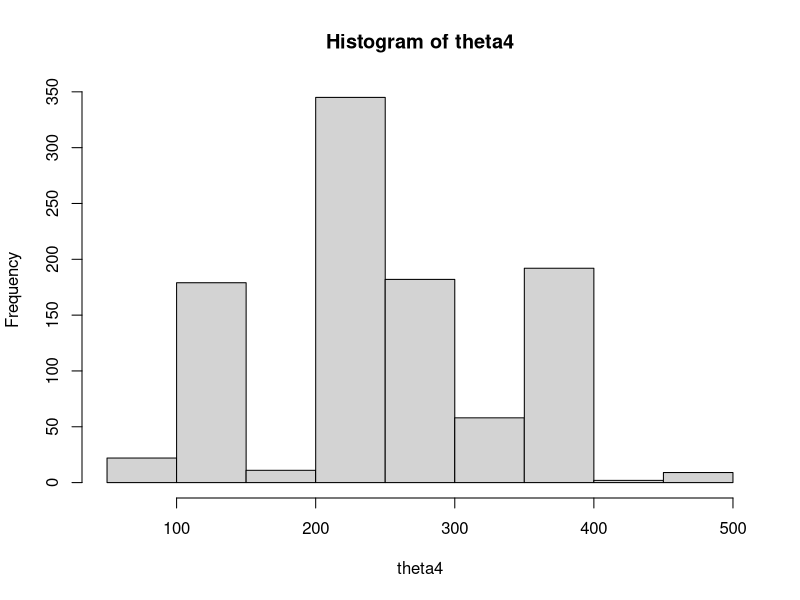
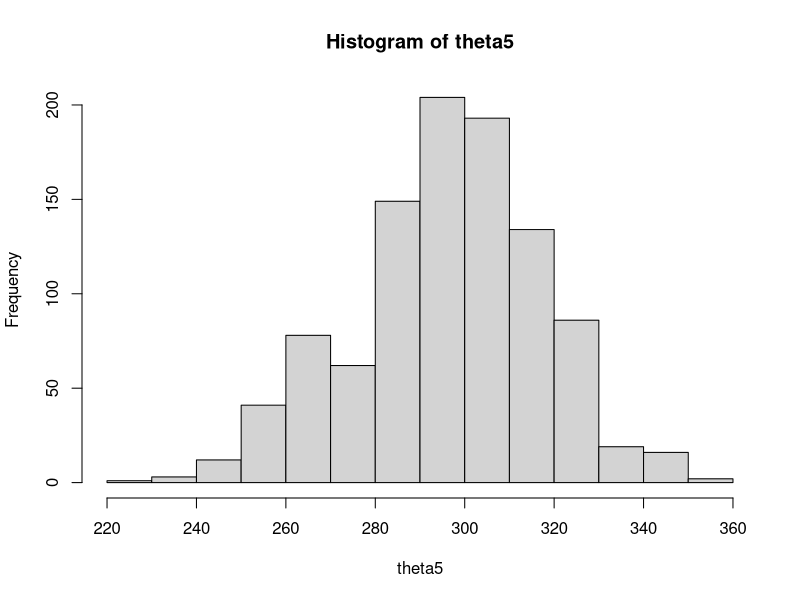
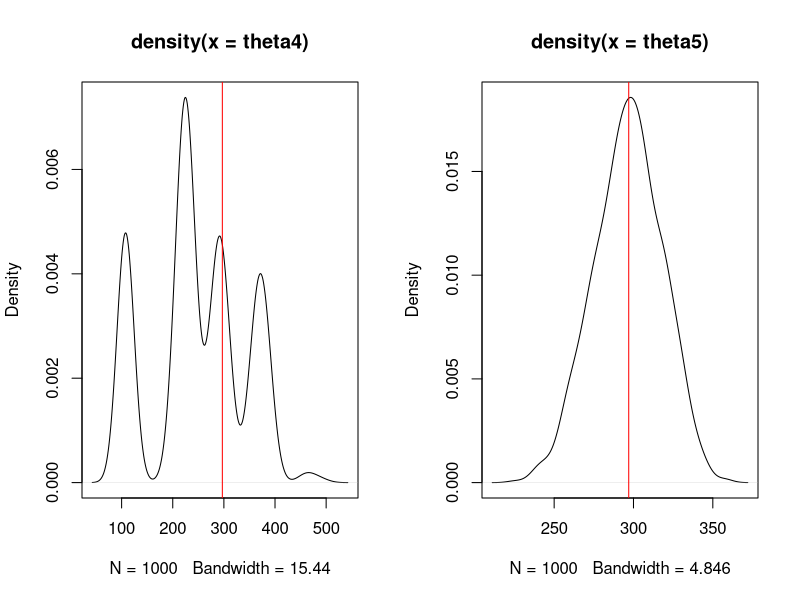
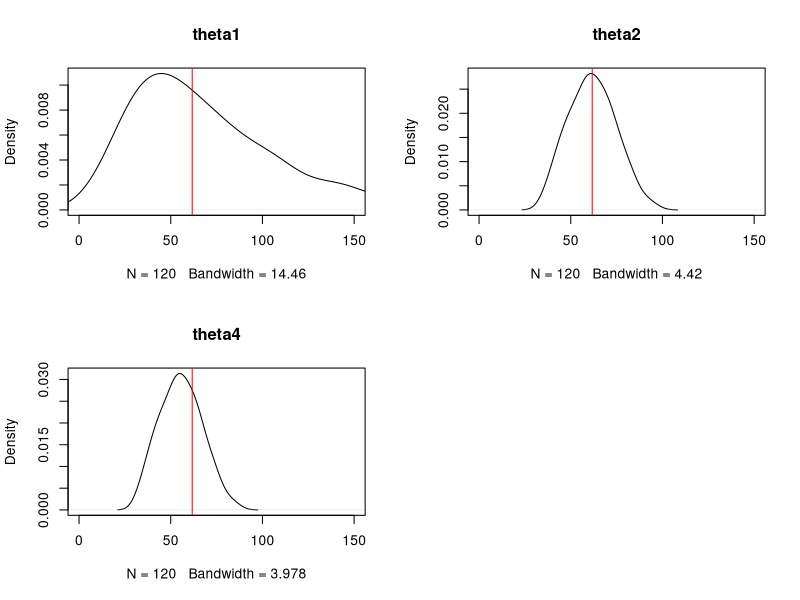
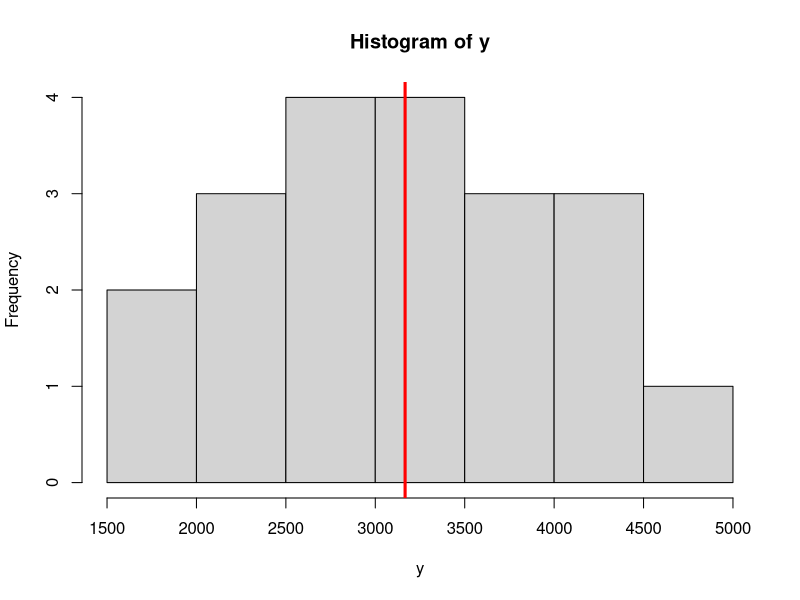
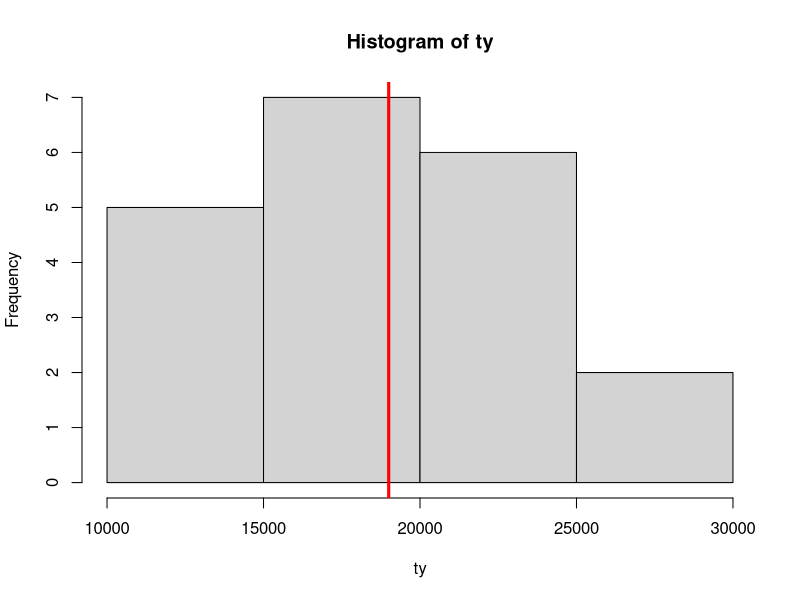
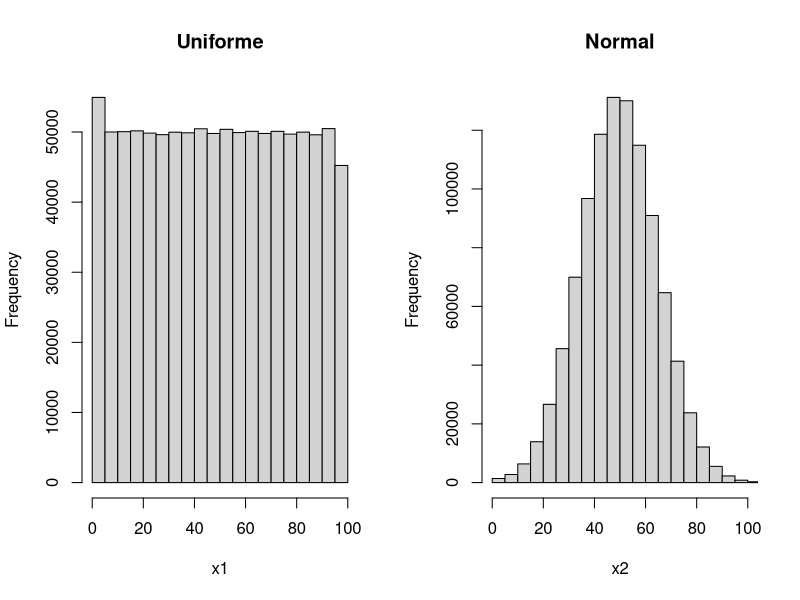
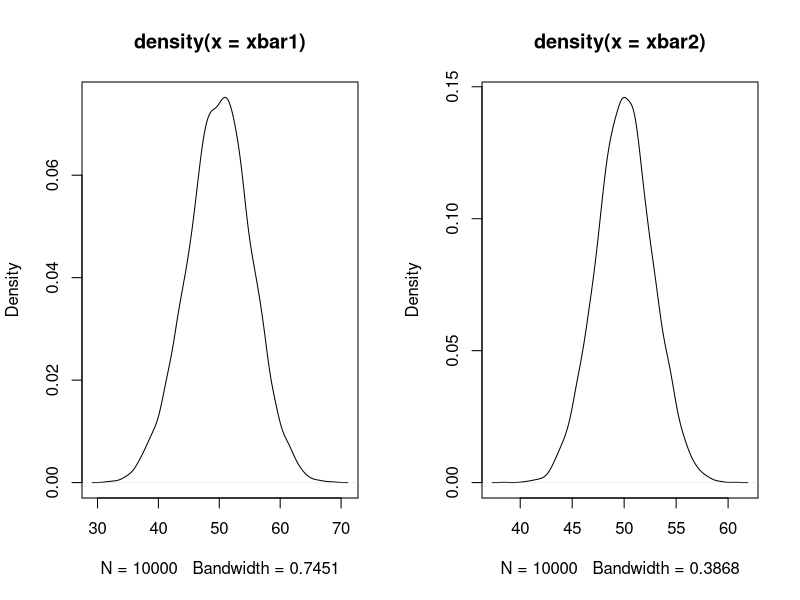

Here is the R script that generated these plots, in order:
## ---- chunk 1
N<-6;n<-3
choose(N,n)
U<-c("a","b","c","d","e","f")
combn(U,n)
N^n
## ---- chunk 2
x<-c(8, 9, 6, 8, 8, 7, 6, 2, 7, 7, 7, 6, 7, 8, 8, 5, 7, 7, 5, 8, 4, 6, 8, 8, 8, 7, 7, 6, 4, 8, 8, 6, 8, 4, 10, 7, 6, 7, 6, 8, 5, 6, 8, 6)
set.seed(999)
s<-sample(x,8)
set.seed(9999)
s2<-sample(x,8)
## ---- chunk 3
sample(x,8)
tt4<-function(y){
  yy<-min(y)*sum(y)+(sum(y)/(max(y)-min(y)))
  return(yy)
}
tt5<-function(y){
  yy<-mean(y)*44  
  return(yy)
}
k<-1000
theta4<-NULL
theta5<-NULL
for(i in 1:k){
  ss<-sample(x,8)
  print(ss)
  theta4[i]<-tt4(ss)
  theta5[i]<-tt5(ss)  
}
hist(theta4)
hist(theta5)

par(mfrow=c(1,2))
plot(density(theta4))
abline(v=297,col="red")
plot(density(theta5))
abline(v=297,col="red")
dev.off()
## ---- chunk 4
N<-10
y<-c(5.2,6,8,10,3,4,7,4,4,10.5)
ty<-sum(y)#parámetro
## ---- chunk 5
n<-3
choose(10,3)#muestra posibles
set.seed(1439)#semilla
ys<-sample(y,n)
ys
## ---- chunk 6
s<-combn(y,n)#muestras posibles
#theta1
et1<-apply(s,2,prod)/n
#theta2
et2<-N*apply(s, 2,mean)
#theta4
et4<-n*apply(s, 2,sum)

par(mfrow=c(2,2))
plot(density(et1),"theta1",xlim=c(0,150))
abline(v=ty,col="red")

plot(density(et2),"theta2",xlim=c(0,150))
abline(v=ty,col="red")

plot(density(et4),"theta4",xlim=c(0,150))
abline(v=ty,col="red")

dev.off()
e1<-sum(et1*(1/120))
e2<-sum(et2*(1/120))
e4<-sum(et4*(1/120))

sum(((et1-e1)^2)*(1/120))
sum(((et2-e2)^2)*(1/120))
sum(((et4-e4)^2)*(1/120))
## ---- chunk 7
Y<-c(2000,3000,3500,0,6000,4500)
s<-combn(Y,3)
s
## ---- chunk 8
y<-apply(s,2,sum)/3 #Distribución muestral para el estimador de la media
hist(y)
abline(v=mean(Y),col="red",lwd=3)
# calcular la esperanza y la varianza
uy<-sum(y*(1/20)) # esperanza del estimador de la media
sum((y-uy)^2*(1/20)) # varianza de la media muestral
## ---- chunk 9
ty<-apply(s,2,sum)*(6/3) #Distribución muestral para el estimador del total
hist(ty)
abline(v=sum(Y),col="red",lwd=3)
pty<-sum(ty*(1/20)) # esperanza
sum((ty-pty)^2*(1/20)) # varianza de la media muestral
## ---- chunk 10
N<-10000
set.seed(1234)
edad<-round(runif(N,15,55),0)
head(edad)
n<-100
100/10000
format(choose(N,n),scientific = F)
#parámetros
ux<-mean(edad)
ux
#Vamos a simular algunas de las muestras posibles
k<-100000
xbar<-NULL
for(i in 1:k){
  xbar[i]<-mean(sample(edad,n))  
}
mean(xbar)#E[xbar]=ux
#varianza teórica
sigma2x<-sum((edad-mean(edad))^2)/N
var_xbar<-sigma2x/n
var_xbar
#con la simulación E[X^2]-E[X]^2
mean(xbar^2)-mean(xbar)^2
## ---- chunk 11
N<-1000000
set.seed(999)
x1<-round(runif(N,0,100),0)
set.seed(999)
x2<-round(abs(rnorm(N,50,15)),0)
par(mfrow=c(1,2))
hist(x1,xlim=c(0,100),main="Uniforme")
hist(x2,xlim=c(0,100),main="Normal")
dev.off()
# Veamos sus parámetros
mean(x1)#media poblacional
mean(x2)#media poblacional
var(x1)
var(x2)
#### Teorema del limite central
#n=30 ,100, 500
n<-30
format(choose(N,n),scientific = F)
k<-10000
(k/choose(N,n))*100
#simular 10000 muestras distintas de tamaño n y calcular su media.
xbar1<-NULL
xbar2<-NULL
for(i in 1:k){
  s1<-sample(x1,n)
  s2<-sample(x2,n)
  xbar1[i]<-mean(s1)
  xbar2[i]<-mean(s2)
}
#teorema 1
abs(mean(x1)-mean(xbar1))#esperanza

sigma2_x1<-sum((x1-mean(x1))^2)/N # parámetros sigma2_x1
sigma2_x2<-sum((x2-mean(x2))^2)/N # parámetros sigma2_x2

abs(sum((xbar1^2)*(1/k))-mean(xbar1)^2-sigma2_x1/n)

abs(sum((xbar2^2)*(1/k))-mean(xbar2)^2-sigma2_x2/n)
#teorema del limite central
par(mfrow=c(1,2))
plot(density(xbar1))
plot(density(xbar2))
dev.off()

curve(dnorm(x,mean(x1),sqrt(sigma2_x1/n)),xlim = c(30,70),main="Uniforme")
points(density(xbar1),col="blue",type = "l",lwd=2)

curve(dnorm(x,mean(x2),sqrt(sigma2_x2/n)),xlim = c(30,70),main="Normal")
points(density(xbar2),col="blue",type = "l",lwd=2)
## ---- chunk 12
#
pnorm((5-9.5)/sqrt(4/c(20,40,100)))
curve(dnorm(x,9.5,0.45),xlim = c(7,12),ylim=c(0,2.5))
curve(dnorm(x,9.5,0.32),xlim = c(7,12),add = T, col="red")
curve(dnorm(x,9.5,0.06),xlim = c(7,12),add = T, col="blue")
## ---- chunk 13
1-pnorm((1-0.8)/sqrt(2*1.9/35))
## ---- chunk 14
N<-100000
x<-round(runif(N,18,60))
a<-(x>30)*1
mean(a)#P_A
n<-100
r<-10000
pa<-NULL
for(i in 1:r){
s<-sample(a,n)
pa[i]<-mean(s)
}
PA<-mean(a)
plot(density(pa),col="blue",lwd=1.5)
points(density(rnorm(10^6,PA,sqrt(PA*(1-PA)/n))),col="red",type="l",lwd=2)
## ---- chunk 15
#Supongamos que tenemos una población de 10000 personas y se sacan muestras de tamaño 20. Simular el comportamiento de la distribución muestral de la varianza. 
x<-round(runif(10000,10,70))
svar<-NULL
k<-10000
for(i in 1:k){
  aux<-sample(x,20)
  svar[i]<-var(aux)  
}
plot(density(svar))
abline(v=var(x)*(9999/10000),col="red")
abline(v=var(x)*(9999/10000)+c(-1,1)*sd(svar),col="red",lty=2)
abline(v=var(x)*(9999/10000)+c(-1,1)*2*sd(svar),col="red",lty=3)
## ---- chunk 16
curve(dchisq(x,100),xlim=c(0,200))
## ---- chunk 17
curve(dchisq(x,1),xlim=c(0,60),ylim=c(0,0.4))
curve(dchisq(x,2),col=2,add=T)
for(v in 2:50){
curve(dchisq(x,v),add=T,col=v)
}
curve(dchisq(x,10),xlim=c(0,60),main="v=10")
abline(v=10)
curve(dchisq(x,100),xlim=c(0,300),main="v=100")
abline(v=100)
curve(dchisq(x,500),xlim=c(200,800),main="v=500")
abline(v=500)
## ---- chunk 18
v<-500
vx2<-2*v
curve(dchisq(x,v),xlim=v+c(-3,3)*sqrt(vx2),main=paste0("v=",v))
curve(dnorm(x,v,sqrt(vx2)),col="red",add=T)
## ---- chunk 19
curve(dchisq(x,35),xlim=c(0,100),main="v=35")
abline(v=c(30,40))
pchisq(40,35)-pchisq(30,35)
1-pchisq(35,35)
pchisq(32,35)
## ---- chunk 20
pchisq(32.625,29)-pchisq(21.75,29)
## ---- chunk 21
pchisq(69.14,44)-pchisq(47.14,44)
pchisq(22*44/14,44)-pchisq(15*44/14,44)# más exacto
## ---- chunk 22
#ejemplo para usar R para calcular probabilidades de la Chi2
pchisq(4,10) # F(t)=P(X<t): F(4)
## ---- chunk 23
curve(dt(x,2),xlim=c(-5,5),ylim=c(0,0.4),main="v=2")
curve(dt(x,2),xlim=c(-5,5),ylim=c(0,0.4),lwd=2)
for(v in 3:50){
  curve(dt(x,v),xlim=c(-5,5),col=v,add=T)
}
curve(dt(x,20),xlim=c(-5,5),col="red",add=T,lwd=2.5)
curve(dnorm(x),col="blue",lwd=2.5,add=T)
## ---- chunk 24
v<-5
curve(dnorm(x,0,sqrt(v/(v-2))),xlim=c(-5,5),ylim=c(0,0.4),main="5 grados de libertad")
curve(dt(x,v),xlim=c(-5,5),main="t-student (v=5)",col="red",add=T)

v<-30
curve(dnorm(x,0,sqrt(v/(v-2))),xlim=c(-5,5),ylim=c(0,0.4),main="30 grados de libertad")
curve(dt(x,v),xlim=c(-5,5),main="t-student (v=30)",col="red",add=T)

v<-50
curve(dnorm(x,0,sqrt(v/(v-2))),xlim=c(-5,5),ylim=c(0,0.4),main="50 grados de libertad")
curve(dt(x,v),xlim=c(-5,5),main="t-student (v=50)",col="red",add=T)

v<-100
curve(dnorm(x,0,sqrt(v/(v-2))),xlim=c(-5,5),ylim=c(0,0.4),main="100 grados de libertad")
curve(dt(x,v),xlim=c(-5,5),main="t-student (v=100)",col="red",add=T)
## ---- chunk 25
curve(dt(x,df=10),xlim=c(-5,5),main="v=10")
# P(X<2)=F(2), X ~ t(v=10)
pt(2,10)
pt(0,10)
## ---- chunk 26
curve(dt(x,df=30),xlim=c(-5,5),main="v=30")
abline(v=0.5)
1-pt(0.5,30)
pt(1.2,30)-pt(-1,30)
pt(3,30)
## ---- chunk 27
1-pnorm(0.5,0,sqrt(30/28))
pnorm(1.2,0,sqrt(30/28))-pnorm(-1,0,sqrt(30/28))
pnorm(3,0,sqrt(30/28))
## ---- chunk 28
curve(df(x,10,10),xlim=c(0,6),ylim=c(0,2))
curve(df(x,10,20),xlim=c(0,6),ylim=c(0,2),col=2,add = T)
curve(df(x,20,10),xlim=c(0,6),ylim=c(0,2),col=3,add = T)
curve(df(x,100,100),xlim=c(0,6),ylim=c(0,2),col=3,add = T)
curve(df(x,100,200),xlim=c(0,6),ylim=c(0,2),col=4,add = T)
curve(df(x,200,100),xlim=c(0,6),ylim=c(0,2),col=2,add = T)
## ---- chunk 29
pf(1.2,5,9)
curve(df(x,5,9),xlim=c(0,3))
abline(v=1.2)
## ---- chunk 30
curve(df(x,10,10),xlim=c(0,6),ylim=c(0,2))
curve(df(x,50,50),xlim=c(0,6),add = T,col="red")
curve(df(x,100,100),xlim=c(0,6),add = T,col="blue")
abline(v=1,lty=2)

curve(df(x,20,100),xlim=c(0,6),ylim=c(0,2))
curve(df(x,100,20),xlim=c(0,6),ylim=c(0,2),col="red",add=T)
curve(df(x,50,200),xlim=c(0,6),ylim=c(0,2),col="blue",add=T)
abline(v=1,lty=2)
## ---- chunk 31
pf(1.5,15,16)
#P(0.5<X<1)
pf(1,15,16)-pf(0.5,15,16)
